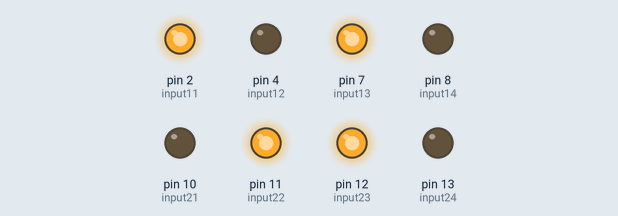
This sketch was run on a simulated Arduino Uno, built with avr-gcc and run on an emulated ATmega328P. Parts: output pins drawn as LEDs (lit = HIGH).

Above: at 1.7 s.
At 10.7 s:
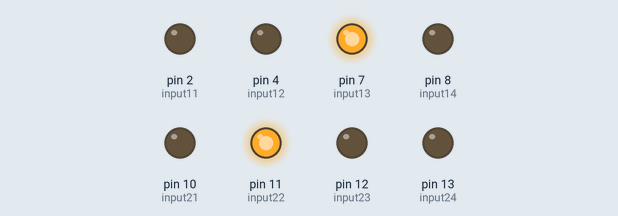
At 15.2 s:
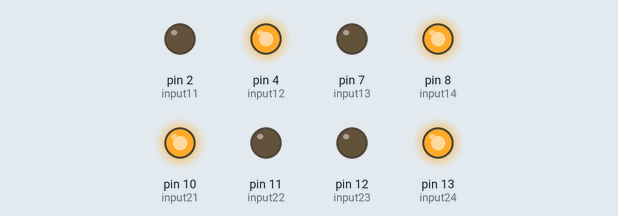
At 24.5 s:
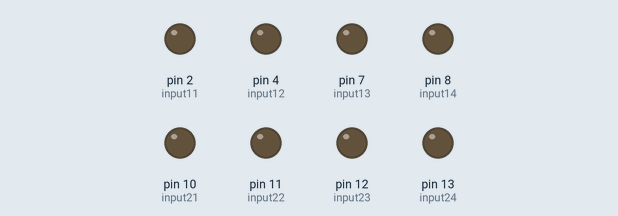
At 37.2 s:
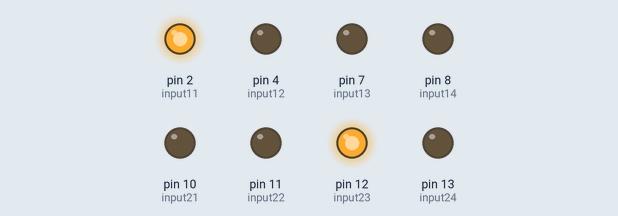
Timing chart, 0 to 41.6 s (numbered marks = the images above):
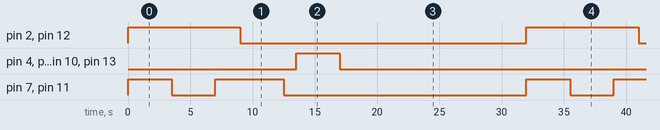

The sketch:

ObstacleAvoidance.ino
```cpp
/*
  --> This sketch runs motors in different directions.
  --> After setting up the Robot, upload this sketch to arduino.
  --> This can be used to test if motors are working correctly or not and also if the robot is executing steering commands correctly(e.g, on different surfaces)
*/

// motor driver 1
// motor one
const int input11 = 2;
const int input12 = 4;


// motor two
const int input13 = 7;
const int input14 = 8;


// motor driver 2
// motor three
const int input23 = 12;
const int input24 = 13;


// motor four
const int input21 = 10;
const int input22 = 11;


void setup()
{
  //motor drive 1
  // motor 1
  pinMode(input11, OUTPUT);
  pinMode(input12, OUTPUT);

  // motor 2
  pinMode(input13, OUTPUT);
  pinMode(input14, OUTPUT);


  //motor drive 2
  // motor 3
  pinMode(input23, OUTPUT);
  pinMode(input24, OUTPUT);

  // motor 4
  pinMode(input21, OUTPUT);
  pinMode(input22, OUTPUT);

  Serial.begin(9600);

}


// this function will run all the motors in forward direction
// parameter delayTime indicates the time for which we want to execute the command
void move_forward( int delayTime )
{
  //assigning input directions to motor driver 1

  // motor 1
  digitalWrite(input11, HIGH);
  digitalWrite(input12, LOW);

  //motor 2
  digitalWrite(input13, HIGH);
  digitalWrite(input14, LOW);


  //assigning input directions to motor driver 2

  //motor 3
  digitalWrite(input23, HIGH);
  digitalWrite(input24, LOW);

  //motor 4
  digitalWrite(input21, LOW);
  digitalWrite(input22, HIGH);

  delay(delayTime);
}


// this function will run all the motors in backward direction
// parameter delayTime indicates the time for which we want to execute the command
void move_backward(int delayTime)
{
  // Executing this function resulted in shutting off of powerbank, most likely reason maybe since we were not only making high pins to low but also low to high
  // This may have resulted in a lot of usage of current, Hence, we first stop the robot so that current used is less. This seems to work for this particular case.
  stop(1000);


  //assigning input directions to motor driver 1

  // motor 1
  digitalWrite(input11, LOW);
  digitalWrite(input12, HIGH);

  //motor 2
  digitalWrite(input13, LOW);
  digitalWrite(input14, HIGH);


  //assigning input directions to motor driver 2

  //motor 3
  digitalWrite(input23, LOW);
  digitalWrite(input24, HIGH);

  //motor 4
  digitalWrite(input21, HIGH);
  digitalWrite(input22, LOW);

  delay(delayTime);

}


// this function will run right motors in forward direction
// parameter delayTime indicates the time for which we want to execute the command
void rotate_right(int delayTime)
{
  //assigning input directions to motor driver 1

  // motor 1
  digitalWrite(input11, LOW);
  digitalWrite(input12, LOW);

  //motor 2
  digitalWrite(input13, HIGH);
  digitalWrite(input14, LOW);


  //assigning input directions to motor driver 2

  //motor 3
  digitalWrite(input23, LOW);
  digitalWrite(input24, LOW);

  //motor 4
  digitalWrite(input21, LOW);
  digitalWrite(input22, HIGH);

  delay(delayTime);
}


// this function will run left motors in forward direction
// parameter delayTime indicates the time for which we want to execute the command
void rotate_left(int delayTime)
{
  //assigning input directions to motor driver 1

  // motor 1
  digitalWrite(input11, HIGH);
  digitalWrite(input12, LOW);

  //motor 2
  digitalWrite(input13, LOW);
  digitalWrite(input14, LOW);


  //assigning input directions to motor driver 2

  //motor 3
  digitalWrite(input23, HIGH);
  digitalWrite(input24, LOW);

  //motor 4
  digitalWrite(input21, LOW);
  digitalWrite(input22, LOW);

  delay(delayTime);
}


// this function will stop all motors
// parameter delayTime indicates the time for which we want to execute the command
void stop(int delayTime)
{

  //assigning input directions to motor driver 1

  // motor 1
  digitalWrite(input11, LOW);
  digitalWrite(input12, LOW);

  //motor 2
  digitalWrite(input13, LOW);
  digitalWrite(input14, LOW);


  //assigning input directions to motor driver 2

  //motor 3
  digitalWrite(input23, LOW);
  digitalWrite(input24, LOW);

  //motor 4
  digitalWrite(input21, LOW);
  digitalWrite(input22, LOW);

  delay(delayTime);
}


void loop()
{
  move_forward(2500);
  delay(1000);
  rotate_left(2500);
  delay(1000);
  move_forward(1000);
  delay(1000);
  rotate_right(2500);
  delay(1000);
  move_backward(2500);
  delay(1000);
  stop(10000);
  delay(5000);
}


// void backup()
// {
//    // update_distances();
//  // decide_and_execute();
//  if( distance1 > safety_dist && distance1 < upper_HCSR04_limit )
//  {
//    // servoang1 = defaultAng;
//    // servoang2 = defaultAng;
//    move_forward(200);
//  }

//  if( distance1 < safety_dist && distance1 > lower_HCSR04_limit )
//  {
//    servoang1 = minAng;

//    while( distance1 < safety_dist && distance1 < upper_HCSR04_limit && servoang1 < maxAng )
//    {
//      servoang1++;
//      update_distances();
//    }

//    if( servoang1 > minAng && servoang1 < midAng )
//    {
//      while(servoang1 > minAng && servoang1 < midAng && distance1 > safety_dist)
//      {
//        rotate_left(100);
//        update_distances();
//      }

//      if( distance1 < safety_dist )
//      {
//        rotate_right(200);

//        if( distance1 < safety_dist )
//        {
//          forward_movement--;
//        }
//      }

//    }

//    if( servoang1 > midAng && servoang1 < maxAng )
//    {
//      while(servoang1 > midAng && servoang1 < maxAng && distance1 > safety_dist)
//      {
//        rotate_right(100);
//        update_distances();
//      }

//      if( distance1 < safety_dist )
//      {
//        rotate_left(200);

//        if( distance1 < safety_dist )
//        {
//          forward_movement--;
//        }
//      }
//    }

//    if( servoang1 == maxAng && forward_movement == 0 )
//    {
//      Serial.println("forward movement not possible");
//    }

//  }

//  update_distances();

//  if( forward_movement == 0 && distance1 < upper_HCSR04_limit && distance1 > lower_HCSR04_limit )
//  {
//    if( distance2 > safety_dist && distance2 < upper_HCSR04_limit )
//    {
//      servoang1 = defaultAng;
//      servoang2 = defaultAng;
//      move_backward(200);
//    }

//    if( distance2 < safety_dist && distance2 > lower_HCSR04_limit )
//    {
//      servoang2 = minAng;

//      while( distance2 < safety_dist && distance2 < upper_HCSR04_limit && servoang2 < maxAng )
//      {
//        servoang2++;
//        update_distances();
//      }

//      if( servoang2 > minAng && servoang2 < midAng )
//      {
//        while(servoang2 > minAng && servoang2 < midAng && distance2 > safety_dist)
//        {
//          rotate_right(100);
//          update_distances();
//        }

//        if( distance2 < safety_dist )
//        {
//          rotate_left(200);

//          if( distance2 < safety_dist )
//          {
//            backward_movement--;
//          }
//        }

//      }

//      if( servoang2 > midAng && servoang2 < maxAng )
//      {
//        while(servoang2 > midAng && servoang2 < maxAng && distance2 > safety_dist)
//        {
//          rotate_left(100);
//          update_distances();
//        }

//        if( distance2 < safety_dist )
//        {
//          rotate_right(200);

//          if( distance2 < safety_dist )
//          {
//            backward_movement--;
//          }
//        }
//      }

//      if( servoang2 == maxAng && backward_movement == 0 )
//      {
//        Serial.println("forward movement not possible");
//      }

//    }

//  }

//  reset_variables();

// }


  // if( distance1 > safety_dist && distance1 < upper_HCSR04_limit )
  // {
  //   Serial.println("distance > safety_dist, adjusting servos to default angle moving forward");
  //   servo1.write(servoang1);
  //   servo2.write(servoang2);
  // }

  // if( distance1 < safety_dist && distance1 > lower_HCSR04_limit )
  // {
  //   servoang1 = minAng;
  //   Serial.println("distance < safety_dist, adjusting servos to min angle");
  //   servo1.write(servoang1);

  //   while( distance1 < safety_dist && distance1 < upper_HCSR04_limit && servoang1 < maxAng )
  //   {
  //     servoang1++;

  //     Serial.println("distance < safety_dist, and servoang1 < maxAng rotating servo");

  //     servo1.write(servoang1);
  //     update_distances();
  //   }

  //   if( servoang1 > minAng && servoang1 < midAng )
  //   {
  //     while(servoang1 > minAng && servoang1 < midAng && distance1 > safety_dist)
  //     {
  //       // rotate_left(100);
  //       update_distances();
  //     }

  //     if( distance1 < safety_dist )
  //     {
  //       // rotate_right(200);

  //       if( distance1 < safety_dist )
  //       {
  //         forward_movement--;
  //       }
  //     }

  //   }

  //   if( servoang1 > midAng && servoang1 < maxAng )
  //   {
  //     while(servoang1 > midAng && servoang1 < maxAng && distance1 > safety_dist)
  //     {
  //       // rotate_right(100);
  //       update_distances();
  //     }

  //     if( distance1 < safety_dist )
  //     {
  //       // rotate_left(200);

  //       if( distance1 < safety_dist )
  //       {
  //         forward_movement--;
  //       }
  //     }
  //   }

  //   if( servoang1 == maxAng && forward_movement == 0 )
  //   {
  //     Serial.println("forward movement not possible");
  //   }

  // }

  // update_distances();


  // if( forward_movement == 0 && distance1 < upper_HCSR04_limit && distance1 > lower_HCSR04_limit )
  // {
  //   reset_variables();

  //   if( distance2 > safety_dist && distance2 < upper_HCSR04_limit )
  //   {
  //     Serial.println("distance > safety_dist, adjusting servos to default angle moving forward");
  //     servo1.write(servoang1);
  //     servo2.write(servoang2);
  //     // move_backward(200);
  //   }

  //   if( distance2 < safety_dist && distance2 > lower_HCSR04_limit )
  //   {
  //     servoang2 = minAng;
  //     Serial.println("distance < safety_dist, and servoang1 < maxAng rotating servo");
  //     servo2.write(servoang2);

  //     while( distance2 < safety_dist && distance2 < upper_HCSR04_limit && servoang2 < maxAng )
  //     {
  //       servoang2++;
  //       Serial.println("distance < safety_dist, and servoang1 < maxAng rotating servo");
  //       servo2.write(servoang2);

  //       update_distances();
  //     }

  //     if( servoang2 > minAng && servoang2 < midAng )
  //     {
  //       while(servoang2 > minAng && servoang2 < midAng && distance2 > safety_dist)
  //       {
  //         // rotate_right(100);
  //         update_distances();
  //       }

  //       if( distance2 < safety_dist )
  //       {
  //         // rotate_left(200);

  //         if( distance2 < safety_dist )
  //         {
  //           backward_movement--;
  //         }
  //       }

  //     }

  //     if( servoang2 > midAng && servoang2 < maxAng )
  //     {
  //       while(servoang2 > midAng && servoang2 < maxAng && distance2 > safety_dist)
  //       {
  //         // rotate_left(100);
  //         update_distances();
  //       }

  //       if( distance2 < safety_dist )
  //       {
  //         // rotate_right(200);

  //         if( distance2 < safety_dist )
  //         {
  //           backward_movement--;
  //         }
  //       }
  //     }

  //     if( servoang2 == maxAng && backward_movement == 0 )
  //     {
  //       Serial.println("forward movement not possible");
  //     }

  //   }

  // }

  // reset_variables();
```

Measured:
- by itself, pin 2 (input11), pin 12 (input23): alternates HIGH for 9.0 s and LOW for 23.0 s
- by itself, pin 4 (input12), pin 8 (input14), pin 10 (input21), pin 13 (input24): alternates HIGH for 3.5 s and LOW for 28.5 s
- by itself, pin 7 (input13), pin 11 (input22): repeats every 32.0 s: LOW 3.5 s, HIGH 5.5 s, LOW 19.5 s, HIGH 3.5 s
